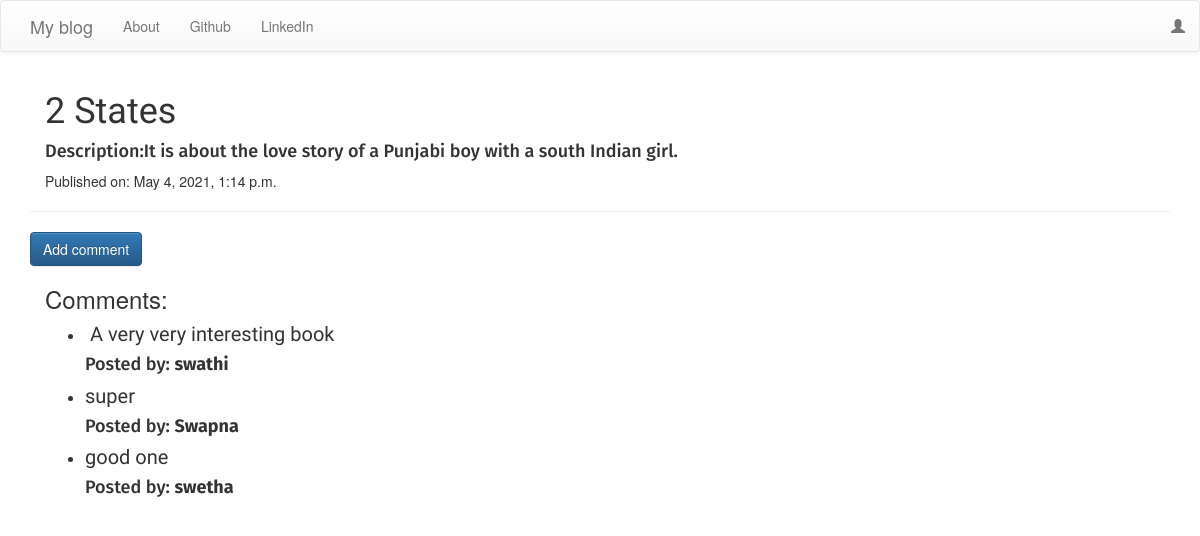
Page /detail/11/ on the committed database.
### Blog/models.py (models this page shows, shortened)
class Post(models.Model):
    author=models.CharField(max_length=100)
    title=models.CharField(max_length=100)
    text=models.TextField()
    created_date=models.DateTimeField(default=timezone.now)
    published_date=models.DateTimeField(blank=True,null=True)

class Comment(models.Model):
    post=models.ForeignKey('Post',related_name="comments",on_delete=models.CASCADE)
    writer=models.CharField(max_length=100)
    text=models.TextField()
    created_date=models.DateTimeField(default=timezone.now)
    approved_comment=models.BooleanField(default=False)

### Blog/views.py (the view)
# urls.py: path('detail/<int:pk>/',PostDetailView.as_view(),name="detail"),
class PostDetailView(DetailView):
    model=Post

### Blog/templates/blog/post_detail.html (shortened to what this page needs)
{% extends 'blog/base.html' %}
{% block content %}
  <div class="container">
      <h1 class="titles" >{{ post.title }}</h1>
      <h4 class='postcontent' >Description:{{ post.text|safe|linebreaksbr }}</h4>
      {% if post.published_date %}
          <div class="date postdate">
              Published on: {{ post.published_date }}
          </div>
      {% else %}
          <a class="btn btn-default" href="{% url 'publish' pk=post.pk %}">Publish</a>
      {% endif %}
  </div>
  <hr>
  <a class="btn btn-primary btn-comment" href="{% url 'comment' pk=post.pk %}">Add comment</a>
  <div class="container">
    <h3 class="titles">Comments:</h3>
  {% for comment in post.comments.all %}
      {% if user.is_authenticated or comment.approved_comment %}
          <ul>
          <li><h4>{{ comment.text|safe|linebreaks }}</h4></li>
          <h4>Posted by: <strong>{{ comment.writer }}</strong></h4>
          </ul>
      {% endif %}
  {% empty %}
      <p>No comments posted.</p>
  {% endfor %}
  </div>
{% endblock %}

### Blog/templates/blog/base.html (style rules this page uses)
h1 { font-family: 'Girassol', cursive; }
h4 { font-family: 'Fira Sans', sans-serif; }
p { font-family: 'Girassol', cursive; font-size: 20px; }

### rows in the picture
Post: title "2 States", text "It is about the love story of a Punjabi boy with a south Indian girl.", published_date "May 4, 2021, 1:14 p.m."
Comment: text "A very very interesting book", writer "swathi"
Comment: text "super", writer "Swapna"
Comment: text "good one", writer "swetha"
